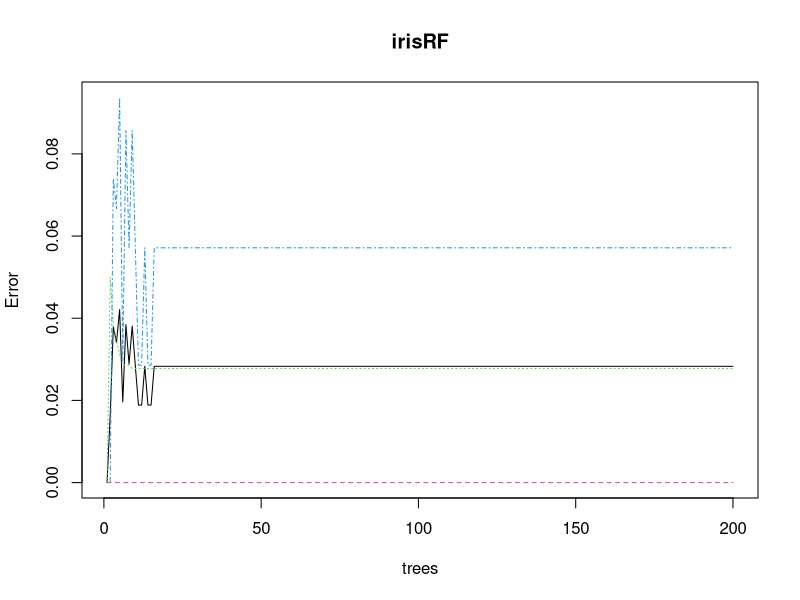
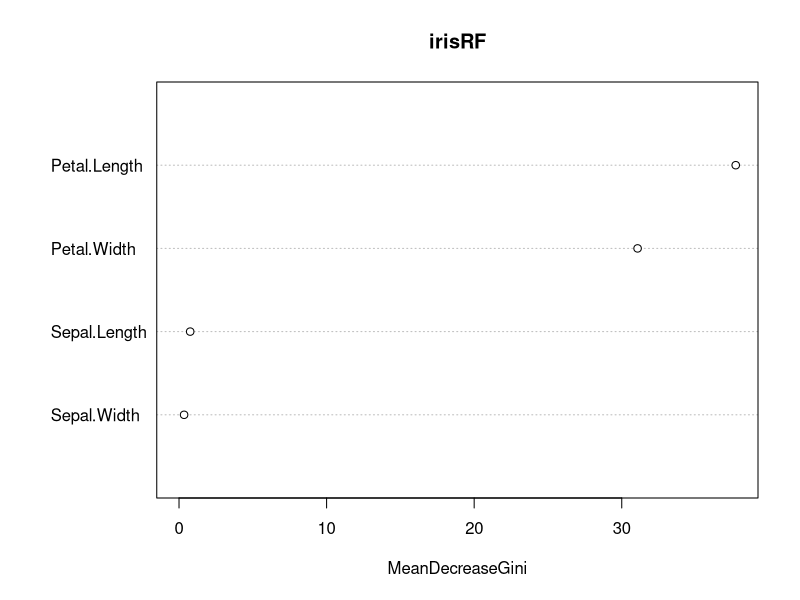
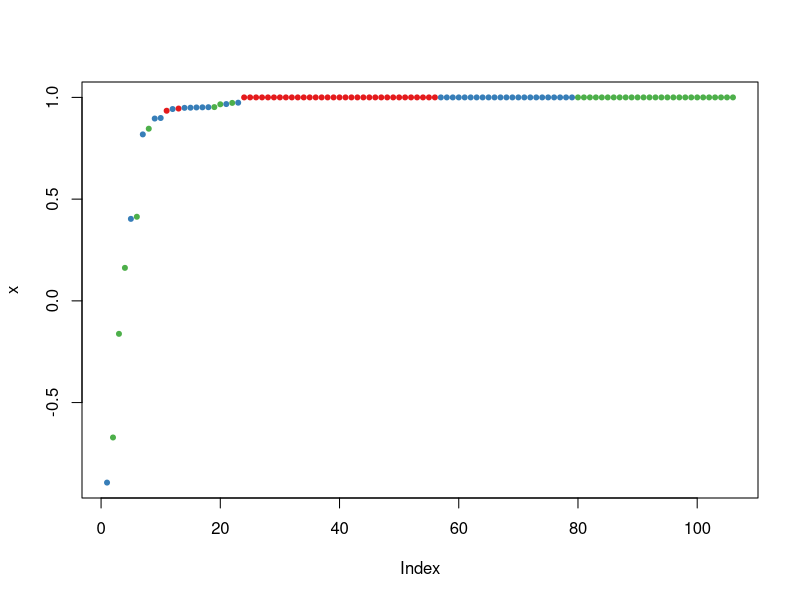
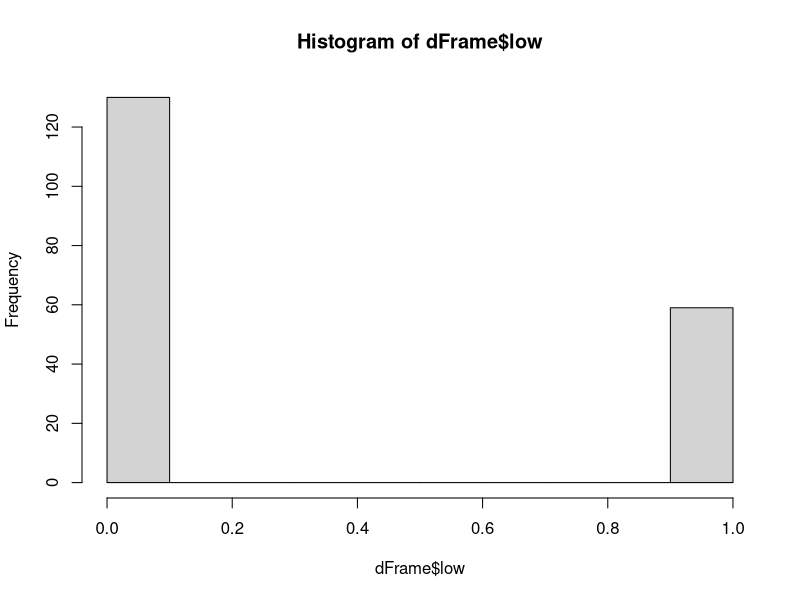
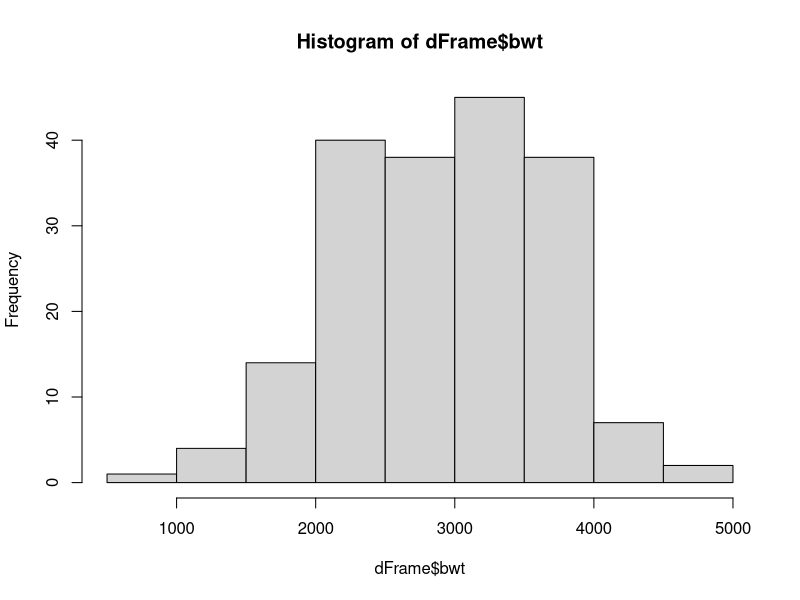

Generate these figures, in order, with R:
## randomForest tutorial ###
### Computational Biology: Univeristy of Vermont 
### April 26, 2017
### Matthias Nevins 

### Notes on randomForest ###

# "randomForest" is an ensemble learning model
# (also refered to as a "machine learning" tool). 
# 
# The package uses a random forest algorithm to sample data randomly 
# and then construct and analyzes multiple random decision trees (ensemble). 
# The performance of each random decision tree is compared and results are used to
# determine the mode of a classification or the mean of a regression. 
# The model can be trained on a subset of the data and then tested for accuracy. 

## See notes on decision trees and random forest ## 

## randomForest tutorial ###
### Computational Biology: Univeristy of Vermont 
### April 26, 2017
### Matthias Nevins 

### Notes on randomForest ###

# "randomForest" is an ensemble learning model
# (also refered to as a "machine learning" tool). 
# 
# The package uses a random forest algorithm to sample data randomly 
# and then construct and analyzes multiple random decision trees (ensemble). 
# The performance of each random decision tree is compared and results are used to
# determine the mode of a classification or the mean of a regression. 
# The model can be trained on a subset of the data and then tested for accuracy. 

## See notes on decision trees and random forest ## 

install.packages("randomForest")
library(randomForest)
help("randomForest")
#### EXAMPLE 1: Iris data ####
# Call to "iris" data set available in R 
#data(iris) 
View(iris) 
#str(iris) # numeric predictor variables, Species variable is catagorical
#summary(iris)

# Store iris in a new data fram 

Dframe <- iris

# Let's get started 
set.seed(123) # to get reproducible random results

# Split iris data to training data and testing data
# Train the model with 70% of data and test it 
# with the remaing %30 of the data. 
help(sample)
spl <- sample(2,nrow(Dframe),replace=TRUE,prob=c(0.7,0.3)) 
print(spl)
str(spl)

# define the training data 
trainData <- Dframe[spl==1,]
head(trainData)
# Test data 
testData <- Dframe[spl==2,]
head(testData)

# Generate random forest with training data 
irisRF <- randomForest(Species~.,data=trainData, mtry= 3, ntree=200,proximity=TRUE) 
help(randomForest)

# Print Random Forest model and see the importance features
print(irisRF)
# Confusion matrix for train data
table(predict(irisRF),trainData$Species)

# Plot random forest 
plot(irisRF)

# Look at importance of independant vars
importance(irisRF)

# Plot importance 
varImpPlot(irisRF)

# Now build random forest for testing data
help("predict.randomForest")

irisPred <- predict(irisRF,newdata=testData)
print(irisPred)

table(irisPred, testData$Species)

#Now, let's look at the margin, positive or negative,
# if positive it means correct classification
help("margin.randomForest")
plot(margin(irisRF,testData$Species))

####### EXAMPLE 2: Using MASS package ##################

# Begin by importing two libraries 
library(randomForest)
library(MASS)

# set seed 
#help("set.seed")
set.seed(1234)

# Store data "birthwt" data set from the MASS package into a DataFrame 

help("birthwt")
dFrame <- birthwt


# Identify predictor variables and target variable
# Identify catagorical target variable 
head(dFrame)
str(dFrame)
#View(dFrame)

# see how many unique values are within each variable 
# for "low"
length(unique(dFrame$low))
hist(dFrame$low) # two unique values 
length(unique(dFrame$bwt))
hist(dFrame$bwt) # continuous variable

# another way to view unique values for all variables
apply(dFrame,2,function(x) length(unique(x))) 
help(apply) # 2 in this function indicates columns

# Now convert catagorical variables using as.factor so 
# they are treated as numerical data by randomForest

# Begin by placing the variables you need to convert into a new placehoder 
# variable cVars (catagorical variables)
cVars <- c("low", "race", "smoke", "ptl", "ht", "ui", "ftv")

# use a for loop to go over data frame (dFrame) 
for(i in cVars){
  dFrame[,i]=as.factor(dFrame[,i])
}
str(dFrame) # we see that the numerical values for the 
